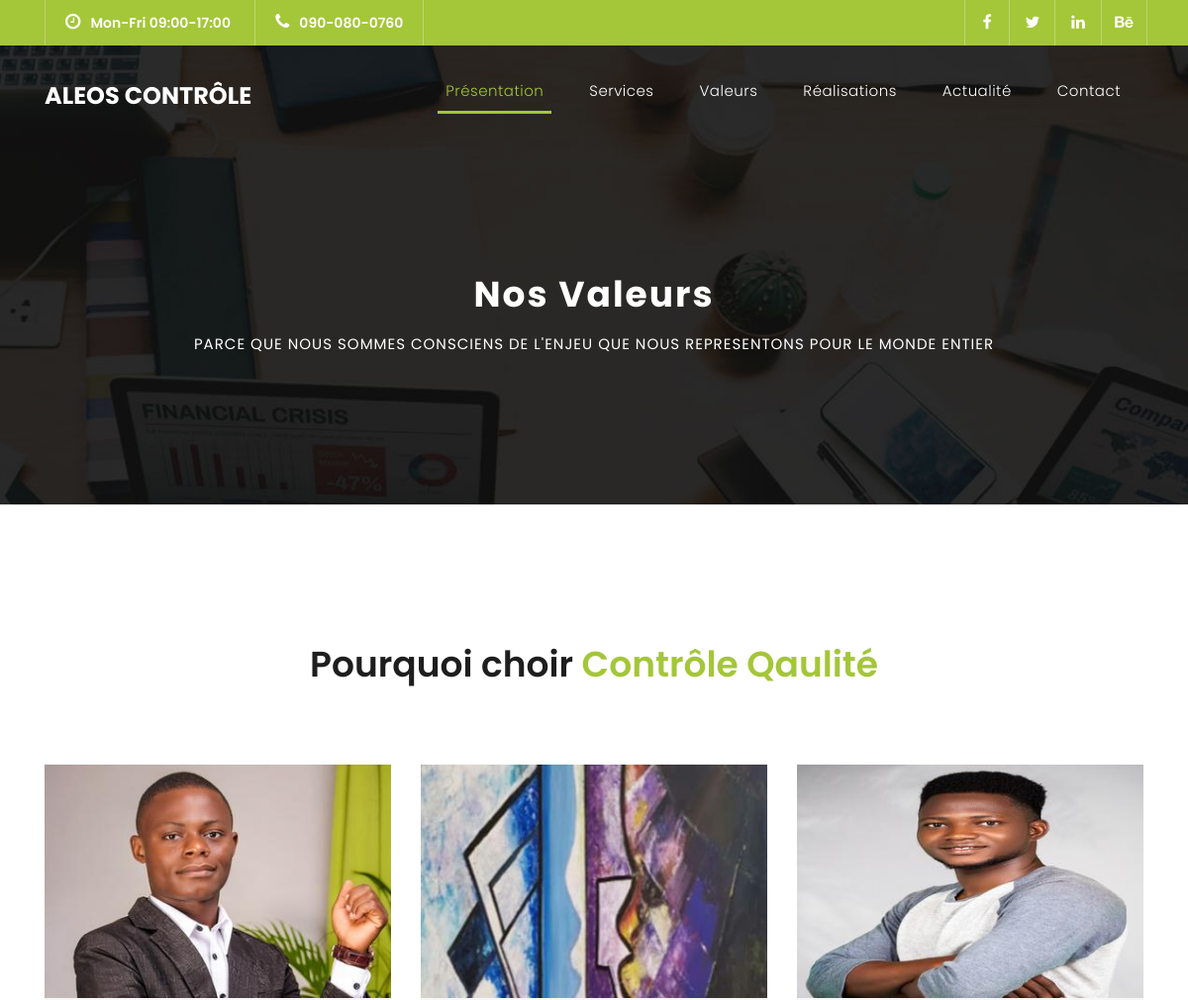
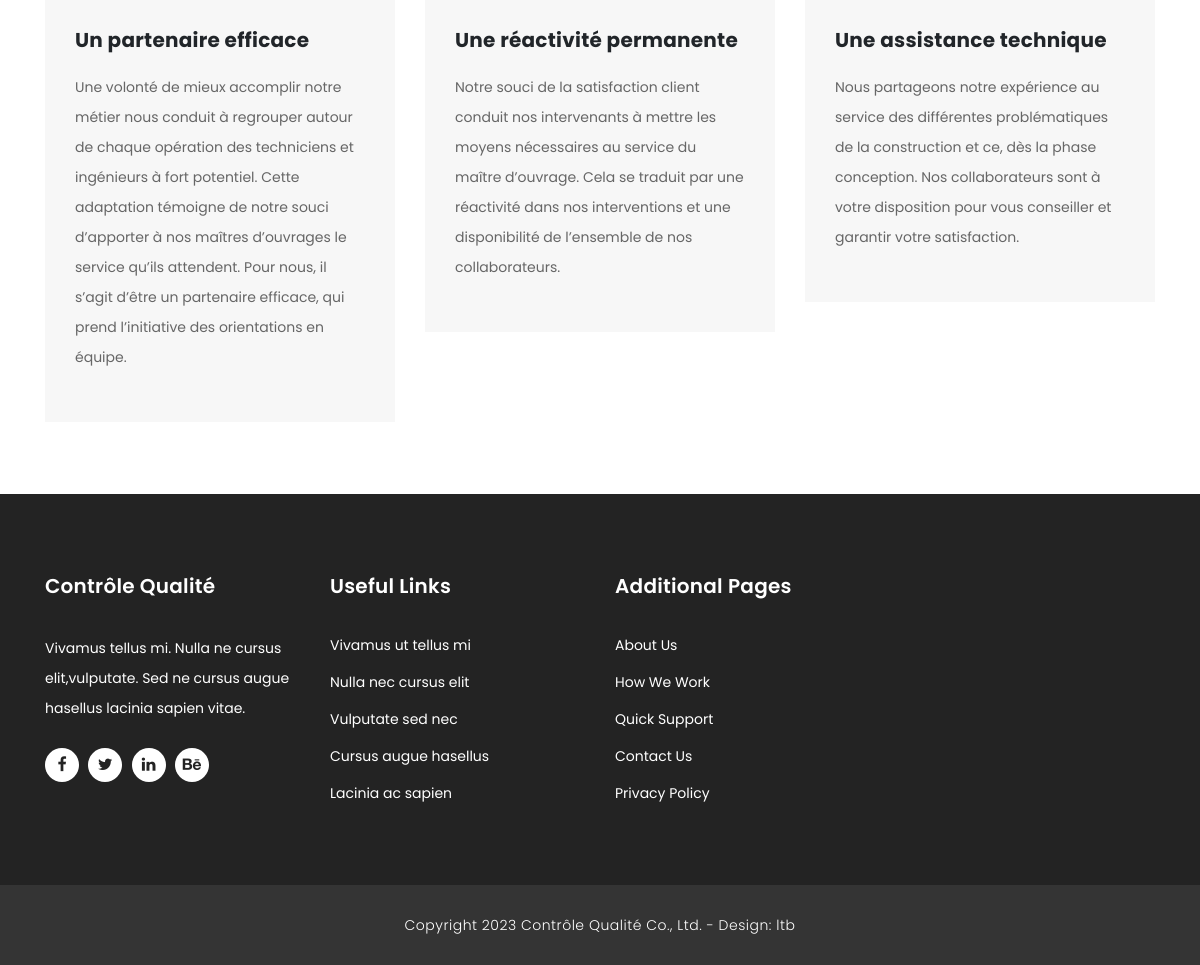
The app's page /valeurs/ with its own data (2 pictures, top to bottom).
### valeurs/models.py (models this page shows, shortened)
class ValeurPost(models.Model):
    title = models.CharField(max_length=300)
    photo = ResizedImageField(size=[370, 250], crop=['top', 'left'], default='default_tall.jpg',
                              upload_to='work')
    description = RichTextField(blank=True, null=True, verbose_name=_("Content"))
    class Meta:
        verbose_name = "Valeurs"

### valeurs/views.py (the view)
# urls.py: path('', ValeurHome.as_view(), name="home"),
class ValeurHome(ListView):
    model = ValeurPost
    context_object_name = "posts"
    template_name = "valeurs/list.html"

### valeurs/templates/valeurs/list.html (shortened to what this page needs)
{% extends 'base.html' %}
{% block content %}
 <div class="page-heading header-text">
      <div class="container">
        <div class="row">
          <div class="col-md-12">
            <h1>Nos valeurs</h1>
                          <span>Parce que nous sommes consciens de l'enjeu que nous representons pour le monde entier </span>
          </div>
        </div>
      </div>
    </div>
     <div class="services">
      <div class="container">
        <div class="row">
          <div class="col-md-12">
            <div class="section-heading">
              <h2>Pourquoi choir <em>Contrôle Qaulité</em></h2>
            </div>
          </div>
          {% for post in posts %}
            <br>
          <div class="col-md-4">
            <div class="service-item">
              <img src="{{ post.photo.url }}" alt="{{ post.photo}}">
              <div class="down-content">
                <h4>{{ post.title }}</h4>
                <p>{{ post.description|safe|truncatewords:300}}</p>
              </div>
            </div>
          </div>
          {% endfor %}
    </div>
          </div>
        </div>
<br> <br> <br>
{% endblock %}

### static/css/templatemo-finance-business.css (style rules this page uses)
body { font-family: 'Poppins', sans-serif; overflow-x: hidden; text-rendering: optimizeLegibility; -webkit-font-smoothing: antialiased; -moz-osx-font-smoothing: grayscale; }
p { margin-bottom: 0px; font-size: 14px; color: #666666; line-height: 30px; }
h1,h2,h3,h4,h5,h6 { margin: 0px; }
.section-heading { text-align: center; margin-bottom: 80px; }
.section-heading h2 { font-size: 36px; font-weight: 600; color: #1e1e1e; }
.section-heading em { font-style: normal; color: #a4c639; }
*, *:before, *:after { -webkit-box-sizing: border-box; box-sizing: border-box; -webkit-font-smoothing: antialiased; -moz-osx-font-smoothing: grayscale; }
.services { margin-top: 140px; }
.service-item img { width: 100%; overflow: hidden; }
.service-item .down-content { background-color: #f7f7f7; padding: 30px; }
.service-item .down-content h4 { font-size: 20px; font-weight: 700; letter-spacing: 0.25px; margin-bottom: 15px; }
.service-item .down-content p { margin-bottom: 20px; }
.page-heading { text-align: center; background-image: url(../images/page-heading-bg.jpg); background-position: center center; background-repeat: no-repeat; background-size: cover; padding: 230px 0px 150px 0px; color: #fff; }
.page-heading h1 { text-transform: capitalize; font-size: 36px; font-weight: 700; letter-spacing: 2px; margin-bottom: 18px; }
.page-heading span { font-size: 15px; text-transform: uppercase; letter-spacing: 1px; color: #fff; display: block; }

### records on screen
ValeurPost: photo (picture), title "Un partenaire efficace", description "Une volonté de mieux accomplir notre métier nous conduit à regrouper autour de chaque opération des techniciens et ingénieurs à fort potentiel. Cette adaptation témoigne de notre souci d’apporter à nos maîtres d’ouvrages le service qu’ils attendent. Pour nous, il s’agit d’être un partenaire efficace, qui prend l’initiative des orientations en équipe."
ValeurPost: photo (picture), title "Une réactivité permanente", description "Notre souci de la satisfaction client conduit nos intervenants à mettre les moyens nécessaires au service du maître d’ouvrage. Cela se traduit par une réactivité dans nos interventions et une disponibilité de l’ensemble de nos collaborateurs."
ValeurPost: photo (picture), title "Une assistance technique", description "Nous partageons notre expérience au service des différentes problématiques de la construction et ce, dès la phase conception. Nos collaborateurs sont à votre disposition pour vous conseiller et garantir votre satisfaction."
